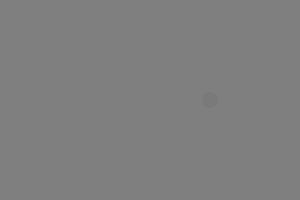
Frame 1 (no input)
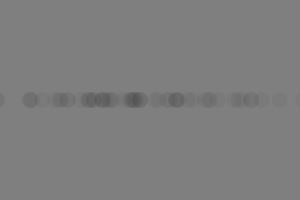
Frame 60 (no input)
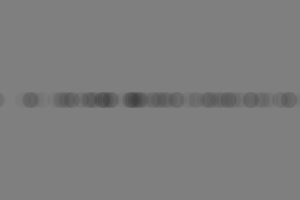
Frame 120 (the mouse pressed at the canvas centre since frame 60)

The p5.js sketch that drew these frames (run headless with seeded random() and noise() and a simulated clock; from frame 60 on, the mouse is pressed at the canvas centre):

// p5.js sketch
// ── sketch.js


function setup() {
  
  createCanvas(300, 200);
  background(127);
 
}

function draw() {

 var xloc = randomGaussian()
 var sd = 90;
 var mean = width/2;
  // Scale the gaussian random number by standard deviation and mean
 xloc = (xloc*sd) + mean;

 noStroke();
 fill(0, 10);
 ellipse(xloc, height/2, 16,16);
}
